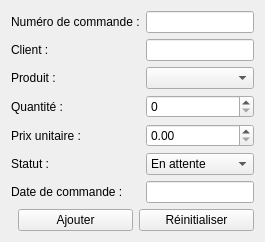
                    <widget class="QWidget" name="tabAjouter_cmd">
                      <attribute name="title">
                        <string>Ajouter une commande</string>
                      </attribute>
                      <layout class="QVBoxLayout" name="verticalLayout_ajouter_cmd">
                        <item>
                          <layout class="QGridLayout" name="grid_ajouter_cmd">
                            <item row="0" column="0">
                              <widget class="QLabel" name="labelNumCommande">
                                <property name="text">
                                  <string>Numéro de commande :</string>
                                </property>
                              </widget>
                            </item>
                            <item row="0" column="1">
                              <widget class="QLineEdit" name="lineNumCommande" />
                            </item>
                            <item row="1" column="0">
                              <widget class="QLabel" name="labelClient">
                                <property name="text">
                                  <string>Client :</string>
                                </property>
                              </widget>
                            </item>
                            <item row="1" column="1">
                              <widget class="QLineEdit" name="lineClient" />
                            </item>
                            <item row="2" column="0">
                              <widget class="QLabel" name="labelProduit">
                                <property name="text">
                                  <string>Produit :</string>
                                </property>
                              </widget>
                            </item>
                            <item row="2" column="1">
                              <widget class="QComboBox" name="comboProduit" />
                            </item>
                            <item row="3" column="0">
                              <widget class="QLabel" name="labelQuantite">
                                <property name="text">
                                  <string>Quantité :</string>
                                </property>
                              </widget>
                            </item>
                            <item row="3" column="1">
                              <widget class="QSpinBox" name="spinQuantite" />
                            </item>
                            <item row="4" column="0">
                              <widget class="QLabel" name="labelPrix">
                                <property name="text">
                                  <string>Prix unitaire :</string>
                                </property>
                              </widget>
                            </item>
                            <item row="4" column="1">
                              <widget class="QDoubleSpinBox" name="spinPrix" />
                            </item>
                            <item row="5" column="0">
                              <widget class="QLabel" name="labelStatut">
                                <property name="text">
                                  <string>Statut :</string>
                                </property>
                              </widget>
                            </item>
                            <item row="5" column="1">
                              <widget class="QComboBox" name="comboStatut">
                                <item>
                                  <property name="text">
                                    <string>En attente</string>
                                  </property>
                                </item>
                                <item>
                                  <property name="text">
                                    <string>Confirmée</string>
                                  </property>
                                </item>
                                <item>
                                  <property name="text">
                                    <string>Expédiée</string>
                                  </property>
                                </item>
                                <item>
                                  <property name="text">
                                    <string>Livrée</string>
                                  </property>
                                </item>
                              </widget>
                            </item>
                            <item row="6" column="0">
                              <widget class="QLabel" name="labelDate">
                                <property name="text">
                                  <string>Date de commande :</string>
                                </property>
                              </widget>
                            </item>
                            <item row="6" column="1">
                              <widget class="QLineEdit" name="lineDate" />
                            </item>
                          </layout>
                        </item>
                        <item>
                          <layout class="QHBoxLayout" name="hButtonsAjouter_cmd">
                            <item>
                              <spacer name="horizontalSpacer_ajouter">
                                <property name="orientation">
                                  <enum>Qt::Horizontal</enum>
                                </property>
                              </spacer>
                            </item>
                            <item>
                              <widget class="QPushButton" name="btnAjouter_cmd">
                                <property name="text">
                                  <string>Ajouter</string>
                                </property>
                              </widget>
                            </item>
                            <item>
                              <widget class="QPushButton" name="btnResetAjouter">
                                <property name="text">
                                  <string>Réinitialiser</string>
                                </property>
                              </widget>
                            </item>
                          </layout>
                        </item>
                      </layout>
                    </widget>
